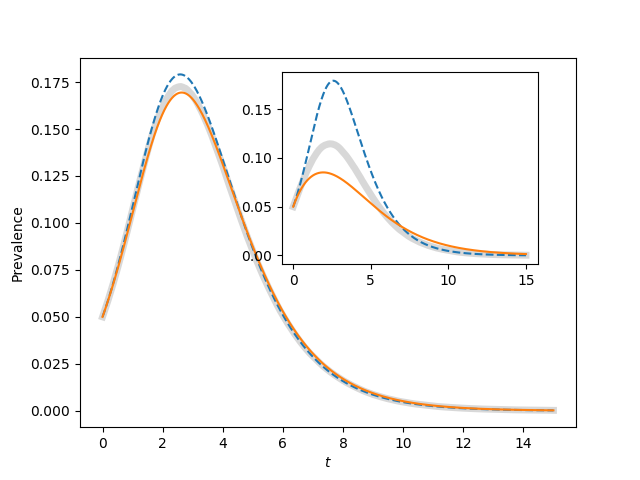

The script that saved this image:
import EoN
import networkx as nx
import matplotlib.pyplot as plt
import scipy

r'''
Reproduces figure 4.13

With N=1000, there is still significant stochasticity.  Some epidemics have earlier
peaks than others.  When many of these are averaged together, the final outcome
is that the average has a lower, broader peak than a typical epidemic.  In
this case it tends to make the Erdos-Renyi network for <K>=50 look like a better
fit for the homogeneous_pairwise model.

Increasing N to 10000 will eliminate this.
'''

print("Often stochastic effects cause the peak for <K>=50 to be lower than predicted.")
print("See comments in code for explanation")



N=10000
gamma = 1.
iterations = 200
rho = 0.05
tmax = 15
tcount = 1001

report_times = scipy.linspace(0,tmax,tcount)
ax1 = plt.gca()#axes([0.1,0.1,0.9,0.9])
ax2 = plt.axes([0.44,0.45,0.4,0.4])

for kave, ax in zip((50, 5), (ax1, ax2)):
    tau = 2*gamma/kave
    Isum = scipy.zeros(tcount)
    
    for counter in range(iterations):
        G = nx.fast_gnp_random_graph(N,kave/(N-1.))
        t, S, I, R = EoN.fast_SIR(G, tau, gamma, tmax=tmax, rho=rho)
        I = I*1./N
        I = EoN.subsample(report_times, t, I)
        Isum += I
    ax.plot(report_times, Isum/iterations, color='grey', linewidth=5, alpha=0.3)
        
    S0 = (1-rho)*N
    I0 = rho*N
    R0=0
    
    t, S, I, R = EoN.SIR_homogeneous_meanfield(S0, I0, R0, kave, tau, gamma, 
                                            tmax=tmax, tcount=tcount)
    ax.plot(t, I/N, '--')

    SI0 = (1-rho)*N*kave*rho
    SS0 = (1-rho)*N*kave*(1-rho)
    t, S, I, R = EoN.SIR_homogeneous_pairwise(S0, I0, R0, SI0, SS0, kave, tau, gamma, 
                                tmax=tmax, tcount=tcount)
    ax.plot(t, I/N)
    
        
ax1.set_xlabel('$t$')
ax1.set_ylabel('Prevalence')
plt.savefig('fig4p13.png')